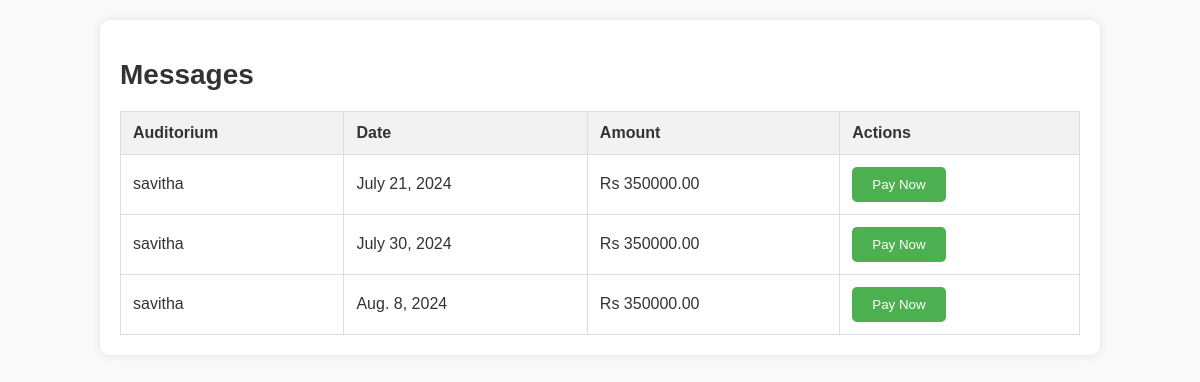
The page /messages/ (signed in) on the database as committed earlier.
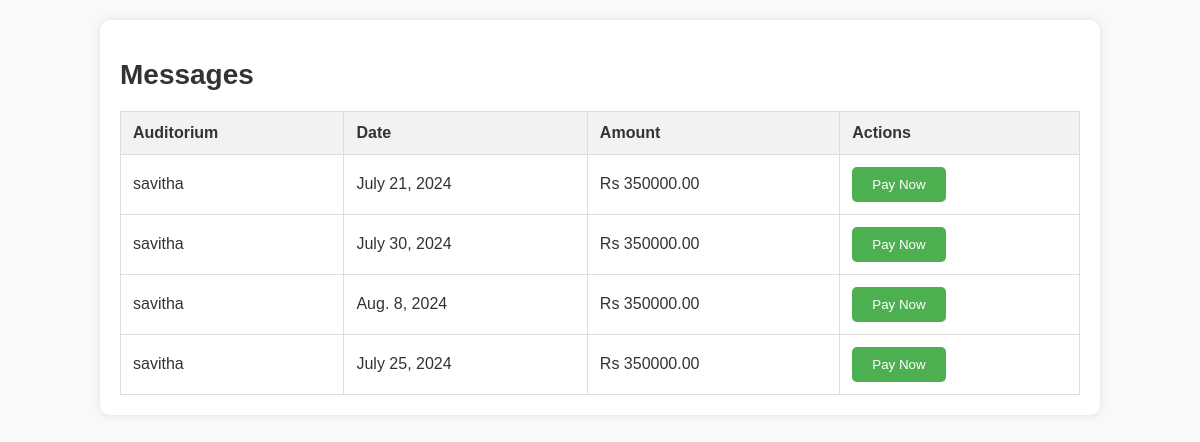
The same page on the database as committed later.
### auditorium/models.py (models this page shows, shortened)
class UserRequest(models.Model):
    user = models.ForeignKey(User, on_delete=models.CASCADE)
    auditorium = models.ForeignKey(Auditorium, on_delete=models.CASCADE)
    date = models.DateField()
    features = models.ManyToManyField(Feature)
    final_price = models.DecimalField(max_digits=10, decimal_places=2)
    approved = models.BooleanField(default=False)
    payment_requested = models.BooleanField(default=False)
    stripe_payment_intent_id = models.CharField(max_length=255, blank=True, null=True)
    created_at = models.DateTimeField(auto_now_add=True)

class Auditorium(models.Model):
    user = models.ForeignKey(User, on_delete=models.CASCADE)
    location = models.CharField(max_length=255)
    capacity = models.IntegerField()
    features = models.ManyToManyField('Feature', related_name='auditoriums', blank=True)
    price = models.DecimalField(max_digits=10, decimal_places=2)
    images = models.ImageField(upload_to='auditorium_images/', blank=True, default='../static/images/blue_mac2.jpg')
    approved = models.BooleanField(default=False)  # Ensure this field exists

class User(AbstractBaseUser, PermissionsMixin):
    username = models.CharField(max_length=150, unique=True)
    email = models.EmailField(unique=True)
    role = models.CharField(max_length=50, blank=True, null=True)
    is_staff = models.BooleanField(default=False)
    is_active = models.BooleanField(default=True)
    groups = models.ManyToManyField(Group, related_name='custom_user_groups')
    user_permissions = models.ManyToManyField(Permission, related_name='custom_user_permissions')
    objects = CustomUserManager()
    USERNAME_FIELD = 'email'
    REQUIRED_FIELDS = ['username']

### auditorium/views.py (the view)
# urls.py: path('messages/', views.user_messages, name='user_messages'),
@login_required
def user_messages(request):
    payment_requests = UserRequest.objects.filter(user=request.user, approved=True, payment_requested=True)
    context = {
        'payment_requests': payment_requests
    }
    return render(request, 'user_messages.html', context)

### auditorium/templates/user_messages.html (shortened to what this page needs)
<!DOCTYPE html>
<html lang="en">
<head>
</head>
<body>
    <div class="container">
        <h1>Messages</h1>
        {% if payment_requests %}
        <table>
            <thead>
                <tr>
                    <th>Auditorium</th>
                    <th>Date</th>
                    <th>Amount</th>
                    <th>Actions</th>
                </tr>
            </thead>
            <tbody>
                {% for request in payment_requests %}
                <tr>
                    <td>{{ request.auditorium.user.username }}</td>
                    <td>{{ request.date }}</td>
                    <td>Rs {{ request.final_price }}</td>
                    <td>
                        <button class="pay-btn" onclick="checkout('{{ request.stripe_payment_intent_id }}')">Pay Now</button>
                    </td>
                </tr>
                {% endfor %}
            </tbody>
        </table>
        {% else %}
        <p>No payment requests available.</p>
        {% endif %}
    </div>
</body>
</html>

Rows that differ between the two databases and show on the page:
added UserRequest: auditorium.user.username "savitha", date "July 25, 2024", final_price "350000.00"
